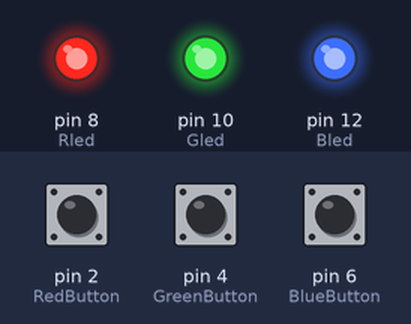
Bench run of a sketch on a simulated Arduino Uno, built with avr-gcc and run on an emulated ATmega328P. On the bench: output pins drawn as LEDs (lit = HIGH). Inputs (shaded band) come from the test bench; at power-on: pin 2 (RedButton) LOW, pin 4 (GreenButton) LOW, pin 6 (BlueButton) LOW.

Above: at 1.2 s.
1.3 s: pin 2 (RedButton) pulled HIGH for 0.15 s
At 2.1 s:
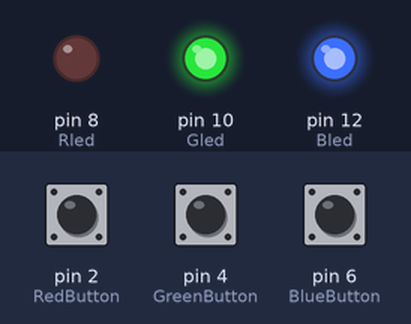
2.9 s: pin 4 (GreenButton) pulled HIGH for 0.15 s
At 3.3 s:
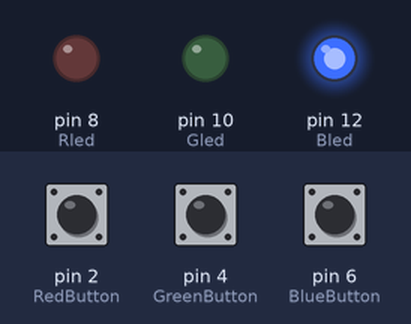
4.5 s: pin 6 (BlueButton) pulled HIGH for 0.15 s
At 5.7 s:
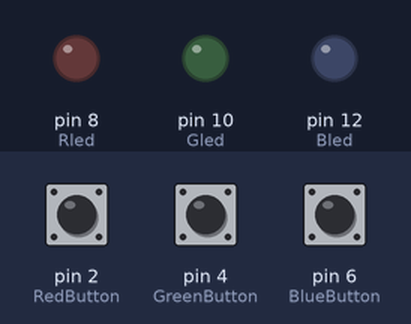
6.1 s: pin 4 (GreenButton) pulled HIGH for 1 s
At 6.9 s:
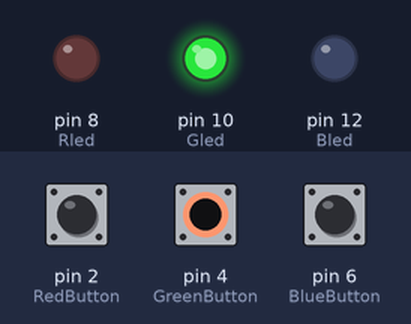
8.6 s: pin 4 (GreenButton) pulled HIGH for 3.2 s
At 10.0 s:
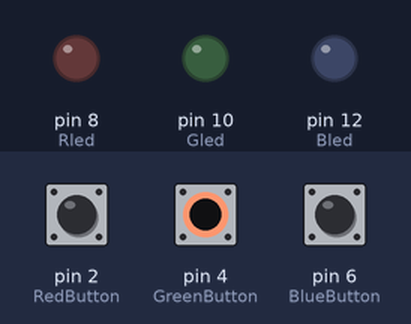
13.3 s: pin 6 (BlueButton) pulled HIGH for 1 s
At 14.8 s:
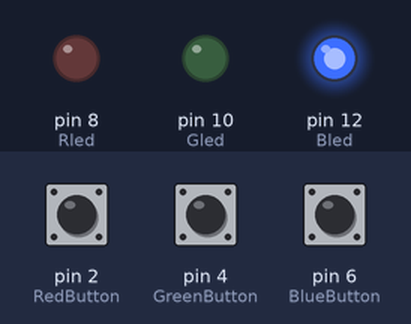
Timing chart, 0 to 16.3 s (numbered marks = the images above; inputs shaded):
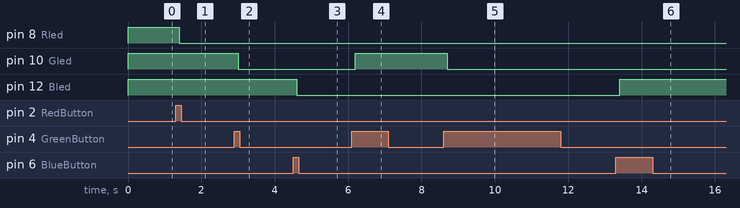

The sketch:

lock-test2.ino
```cpp
// Assigning the buttons
const int RedButton = 2;
const int GreenButton = 4;
const int BlueButton = 6;

// Assigning the LEDs
const int Rled = 8;
const int Gled = 10;
const int Bled = 12;

// Setting the initial state of buttons
int RButtonState = 0;
int GButtonState = 0;
int BButtonState = 0;

// Setting the buttonCount for all buttons
int RbuttonCount = 0;
int GbuttonCount = 0;
int BbuttonCount = 0;

// Setting lastButtonStates for all buttons
int RlastButtonState = 0;
int GlastButtonState = 0;
int BlastButtonState = 0;

void setup() {
  // Setting up the LEDs
  pinMode(Rled, OUTPUT);
  pinMode(Gled, OUTPUT);
  pinMode(Bled, OUTPUT);

  // Setting up the buttons
  pinMode(RedButton, INPUT);
  pinMode(GreenButton, INPUT);
  pinMode(BlueButton, INPUT);
}

void loop() {

  // Getting the Red Button State
  RButtonState = digitalRead(RedButton);
  GButtonState = digitalRead(GreenButton);
  BButtonState = digitalRead(BlueButton);

  if (RButtonState != RlastButtonState) {
    if (RButtonState == HIGH) {
      RbuttonCount++;
    }
    delay (100);
  }
  RlastButtonState = RButtonState;

  if (RbuttonCount % 5 == 0) {
    digitalWrite(Rled, HIGH);
    } else {
    digitalWrite (Rled, LOW);
  }

  if (GButtonState != GlastButtonState) {
    if (GButtonState == HIGH) {
      GbuttonCount++;
    }
    delay (100);
  }
  GlastButtonState = GButtonState;

  if (GbuttonCount % 2 == 0) {
    digitalWrite(Gled, HIGH);
    } else {
    digitalWrite (Gled, LOW);
  }

  if (BButtonState != BlastButtonState) {
    if (BButtonState == HIGH) {
      BbuttonCount++;
    }
    delay (100);
  }
  BlastButtonState = BButtonState;

  if (BbuttonCount % 2 == 0) {
    digitalWrite(Bled, HIGH);
    } else {
    digitalWrite (Bled, LOW);
  }
}
```

Measured:
- after the input at 1.3 s, pin 8 (Rled): HIGH → LOW after 0.10 s
- after the input at 2.9 s, pin 10 (Gled): HIGH → LOW after 0.10 s
- after the input at 4.5 s, pin 12 (Bled): HIGH → LOW after 0.10 s
- after the input at 6.1 s, pin 10 (Gled): LOW → HIGH after 0.10 s
- after the input at 8.6 s, pin 10 (Gled): HIGH → LOW after 0.10 s
- after the input at 13.3 s, pin 12 (Bled): LOW → HIGH after 0.10 s
